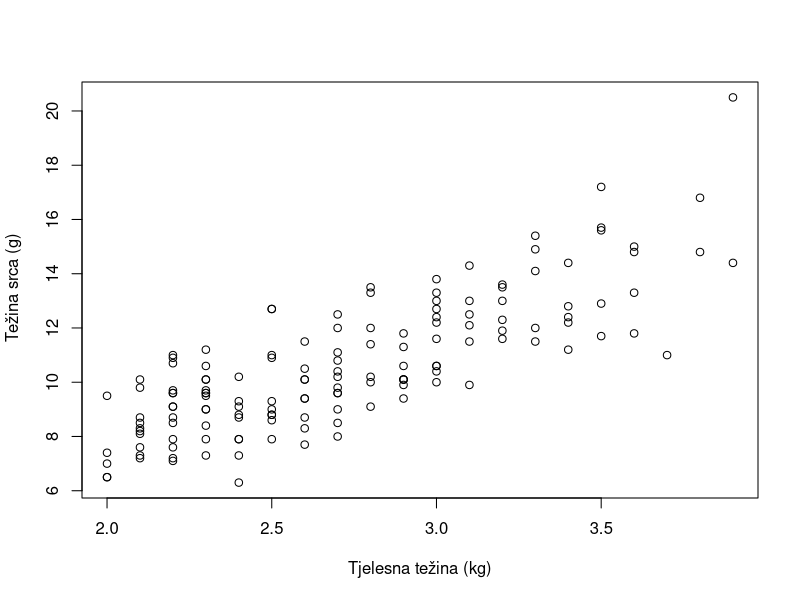

The R script that drew this image:
## ---- chunk 1
knitr::opts_chunk$set(echo = TRUE, cache = TRUE, dpi=300)
## ---- chunk 2
# Naslov jedan
## Naslov dva
### Naslov tri
#### Naslov četiri
##### Naslov pet
###### Naslov šest
## ---- chunk 3
head(pressure)
summary(pressure)
## ---- chunk 4
library(MASS)
data(cats)
plot(Hwt ~ Bwt, data = cats, title = "Odnos težine tijela i srca kod mačaka", xlab = "Tjelesna težina (kg)", ylab = " Težina srca (g)")
## ---- chunk 5
library(knitr)
kable(head(mtcars))
## ---- chunk 6
x <- rnorm(1)
y <- rnorm(1)
